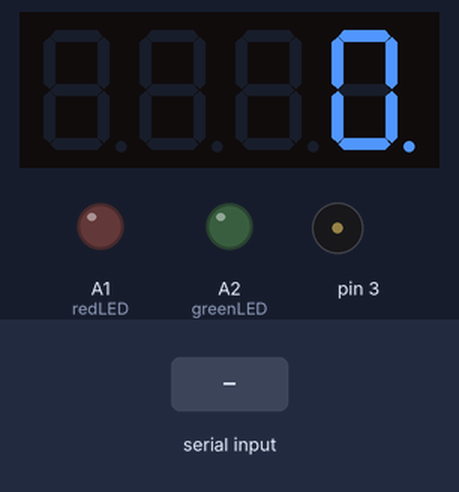
A sketch run on a simulated Arduino Uno, built with avr-gcc and run on an emulated ATmega328P. Parts: 4-digit seven-segment display, output pins drawn as LEDs (lit = HIGH), buzzer (waves = sounding). The test bench sets the inputs (shaded band). What the sketch prints to the serial monitor is not drawn.

Above: at 1.2 s.
1.3 s: "b,45\n" received over Serial
At 1.37 s:
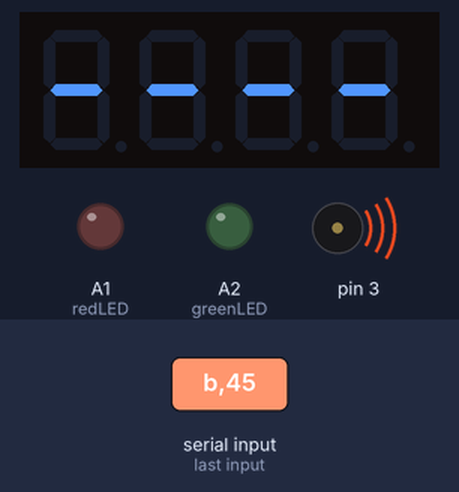
At 1.8 s:
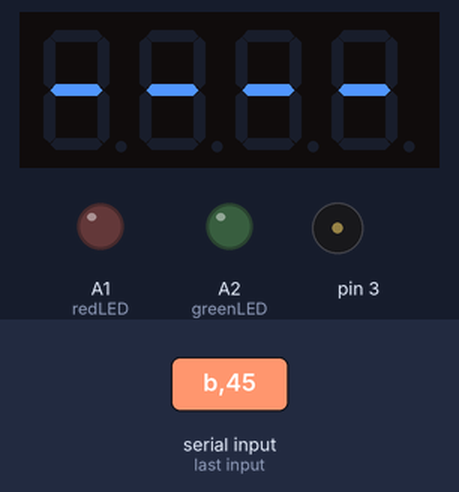
2.9 s: "r90\n" received over Serial
At 3.5 s:
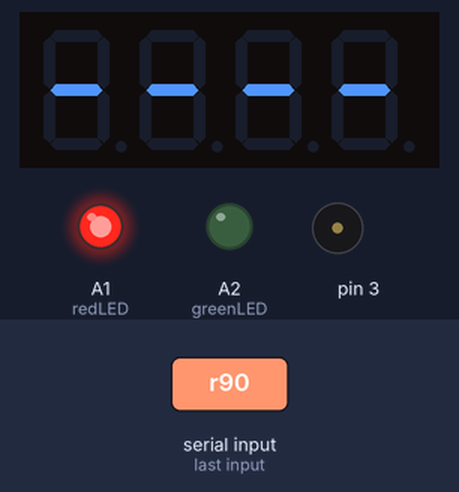
4.4 s: "a" received over Serial
Timing chart, 0 to 5.6 s (numbered marks = the images above; inputs shaded):
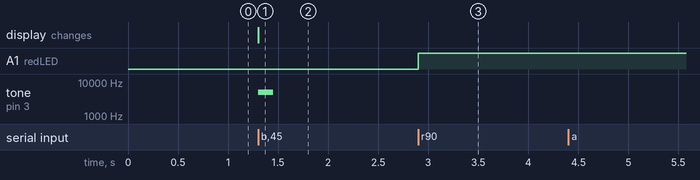

The sketch:

display_test.ino
```cpp
#include "SevSeg.h"

int number;
int i, buzzCount;
int dp;
int frequency;
int redLED;
int greenLED;
int alarmON;
int alarmCount;
int redON;
int greenON;
int buttonPin;
int buttonState;
int lastButtonState;

SevSeg sevseg; //Initiate a seven segment controller object

void setup()
{

  // Setup display

  byte numDigits = 4;

  number = 0;
  i = 1000;
  dp = 0;
  buzzCount = 0;
  redLED = A1;   //Set this
  greenLED = A2; //Set this
  alarmON = 0;
  alarmCount = 10000;
  redON = 0;
  greenON = 0;
  buttonPin = -1; //Set this
  buttonState = 0;
  lastButtonState = 0;

  byte digitPins[] = {2, A5, 4, 5};

  byte segmentPins[] = {6, 7, 8, 9, 10, 11, 12, 13};

  sevseg.begin(COMMON_CATHODE, numDigits, digitPins, segmentPins);

  sevseg.setBrightness(90);

  // Setup python interface

  Serial.begin(9600);      // set the baud rate
  Serial.println("Ready"); // print "Ready" once

  // Setup red and green LEDs

  pinMode(redLED, OUTPUT);
  pinMode(greenLED, OUTPUT);
  pinMode(buttonPin, INPUT);
}

void decode(char inByte)
{
  switch (inByte)
  {
    case 'n':
      i = 1000;
      number = 0;
      break;
    case 'b':
      buzzCount = 500;
      break;
    case 'r':
      digitalWrite(redLED, HIGH);
      redON = 1;
      break;
    case 'g':
      digitalWrite(greenLED, HIGH);
      greenON = 1;
      break;
    case 'c':
      alarmON = 0;
      break;
    case 'a':
      alarmON = 1;
      break;
    case 'o':
      digitalWrite(redLED, LOW);
      digitalWrite(greenLED, LOW);
      redON = 0;
      greenON = 0;
      break;
    default:
      if (i == 3) {
        dp = inByte - 48;
      } else {
        int digit = inByte - 48;
        number = number + (digit * i);
        if (i == 1)
        {
          i = 30;
        }
        i = i / 10;
      }
  }
}

void loop()
{

  /**char c;
    c = Serial.read();
    int number = 0;
    if (c == 'A') number = 5555;
    //sevseg.setChars(c);**/
  //digitalWrite(A0, HIGH);
  char inByte = ' ';
  if (Serial.available())
  {                         // only send data back if data has been sent
    inByte = Serial.read(); // read the incoming data
    decode(inByte);
    //Serial.println(inByte); // send the data back in a new line so that it is not all one long line
    //Serial.println(number);
  }

  /**while (Serial.available()) {
    number = ( Serial.read() - 245 ) * 1000 ;
    Serial.println(number);
    number = number + ( Serial.read() - 245 ) * 100 ;
    Serial.println(number);
    }**/

  sevseg.setNumber(number, dp);
  //sevseg.setChars(c);
  sevseg.refreshDisplay(); // Must run repeatedly

  if (buzzCount > 0)
  {
    tone(3, 5000);
    buzzCount--;
  }
  else
  {
    noTone(3);
  }
  //frequency = analogRead(A0) * 5 + 1000;

  buttonState = digitalRead(buttonPin);
  // compare the buttonState to its previous state
  if (buttonState != lastButtonState)
  {
    alarmON = 0;
    // Delay a bit to avoid bouncing
    delay(50);
  }
  // save the current state as the last state,
  //for next time through the loop
  lastButtonState = buttonState;

  // Alarm code
  if (alarmON)
  {
    if (alarmCount < 3000)
    {
      noTone(3);
      if (redON)
      {
        digitalWrite(redLED, LOW);
      }
      if (greenON)
      {
        digitalWrite(greenLED, LOW);
      }
    }
    else
    {
      tone(3, 3000);
      if (redON)
      {
        digitalWrite(redLED, HIGH);
      }
      if (greenON)
      {
        digitalWrite(greenLED, HIGH);
      }
    }
    --alarmCount;
    if (alarmCount == 0)
    {
      alarmCount = 6000;
    }
  }
}
```

Measured:
- after the input at 1.3 s, tone on pin 3: silent → 5000 Hz at once, → silent 0.15 s later; the display: changes at once (image 1)
- after the input at 2.9 s, A1 (redLED): LOW → HIGH at once
